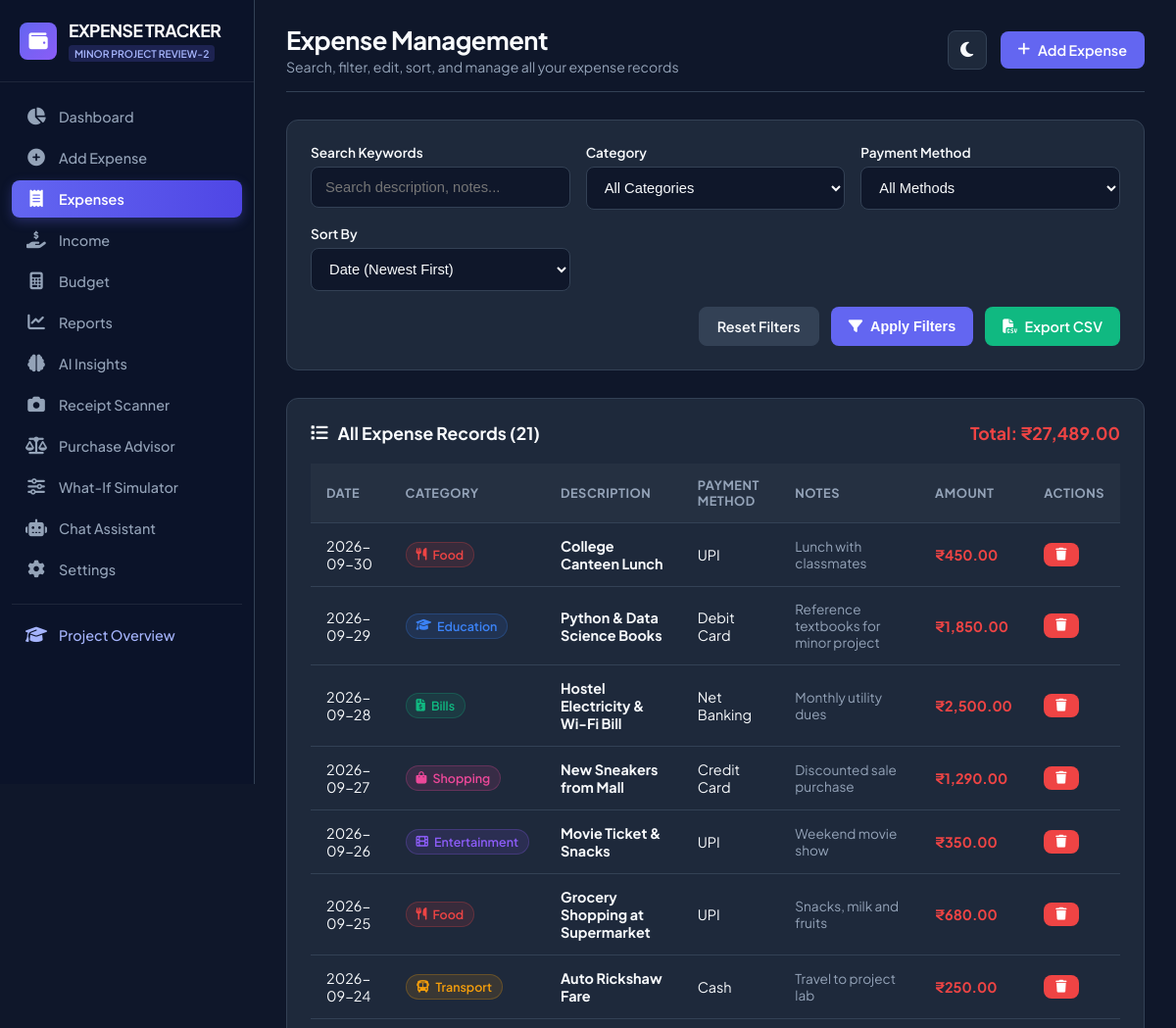
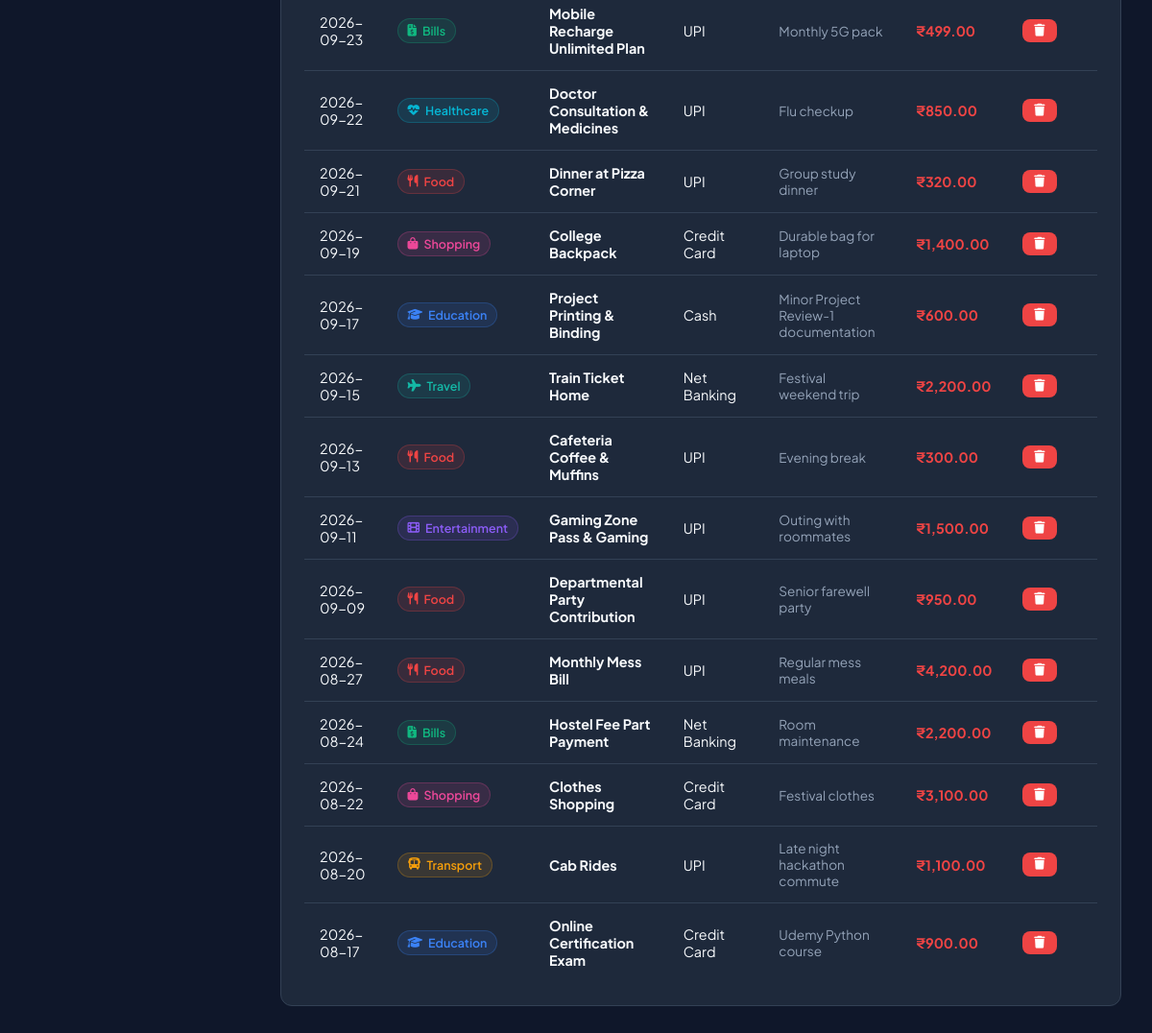
/expenses, run on the app's committed database (2 pictures, top to bottom).
### tables this page shows
CREATE TABLE user_settings (
    key TEXT PRIMARY KEY,
    value TEXT NOT NULL
);

CREATE TABLE expenses (
    id INTEGER PRIMARY KEY AUTOINCREMENT,
    amount REAL NOT NULL,
    category_id INTEGER NOT NULL,
    date TEXT NOT NULL,
    description TEXT NOT NULL,
    payment_method TEXT NOT NULL DEFAULT 'Cash',
    notes TEXT,
    receipt_id INTEGER,
    created_at TIMESTAMP DEFAULT CURRENT_TIMESTAMP,
    FOREIGN KEY (category_id) REFERENCES categories(id) ON DELETE RESTRICT,
    FOREIGN KEY (receipt_id) REFERENCES receipts(id) ON DELETE SET NULL
);

CREATE TABLE categories (
    id INTEGER PRIMARY KEY AUTOINCREMENT,
    name TEXT UNIQUE NOT NULL,
    icon TEXT NOT NULL DEFAULT 'fa-tags',
    color TEXT NOT NULL DEFAULT '#6366f1'
);

### routes/expenses.py (the view)
@expenses_bp.route('/expenses')
def list_expenses():
    category_id = request.args.get('category_id', type=int)
    payment_method = request.args.get('payment_method', '')
    start_date = request.args.get('start_date', '')
    end_date = request.args.get('end_date', '')
    search_query = request.args.get('search', '').strip()
    sort_by = request.args.get('sort_by', 'date_desc')
    conn = get_db_connection()
    cursor = conn.cursor()
    cursor.execute("SELECT * FROM categories ORDER BY name")
    categories = [dict(row) for row in cursor.fetchall()]
    query = """
        SELECT e.id, e.amount, e.date, e.description, e.payment_method, e.notes,
               c.id as category_id, c.name as category_name, c.icon, c.color
        FROM expenses e
        JOIN categories c ON e.category_id = c.id
        WHERE 1=1
    """
    params = []
    if category_id:
        query += " AND e.category_id = ?"
        params.append(category_id)
    if payment_method:
        query += " AND e.payment_method = ?"
        params.append(payment_method)
    if start_date:
        query += " AND e.date >= ?"
        params.append(start_date)
    if end_date:
        query += " AND e.date <= ?"
        params.append(end_date)
    if search_query:
        query += " AND (e.description LIKE ? OR e.notes LIKE ?)"
        params.extend([f"%{search_query}%", f"%{search_query}%"])
    if sort_by == 'date_asc':
        query += " ORDER BY e.date ASC, e.id ASC"
    elif sort_by == 'amount_desc':
        query += " ORDER BY e.amount DESC"
    elif sort_by == 'amount_asc':
        query += " ORDER BY e.amount ASC"
    else:
        query += " ORDER BY e.date DESC, e.id DESC"
    cursor.execute(query, params)
    expenses = [dict(row) for row in cursor.fetchall()]
    filtered_total = sum(e['amount'] for e in expenses)
    conn.close()
    return render_template(
        'expenses.html',
        expenses=expenses,
        categories=categories,
        filtered_total=filtered_total,
        selected_category=category_id,
        selected_payment=payment_method,
        start_date=start_date,
        end_date=end_date,
        search_query=search_query,
        sort_by=sort_by
    )

### database/database.py (called while the page is built)
def get_db_connection():
    conn = sqlite3.connect(Config.DATABASE_PATH)
    conn.row_factory = sqlite3.Row
    return conn

### templates/expenses.html (shortened to what this page needs)
{% extends "base.html" %}
{% block header_title %}Expense Management{% endblock %}
{% block header_subtitle %}Search, filter, edit, sort, and manage all your expense records{% endblock %}
{% block content %}
<div class="table-card">
    <form method="GET" action="{{ url_for('expenses.list_expenses') }}">
        <div class="form-grid">
            <div class="form-group" style="margin-bottom: 0;">
                <label class="form-label">Search Keywords</label>
                <input type="text" name="search" class="form-control" placeholder="Search description, notes..." value="{{ search_query }}">
            </div>
            <div class="form-group" style="margin-bottom: 0;">
                <label class="form-label">Category</label>
                <select name="category_id" class="form-control">
                    <option value="">All Categories</option>
                </select>
            </div>
            <div class="form-group" style="margin-bottom: 0;">
                <label class="form-label">Payment Method</label>
                <select name="payment_method" class="form-control">
                    <option value="">All Methods</option>
                </select>
            </div>
            <div class="form-group" style="margin-bottom: 0;">
                <label class="form-label">Sort By</label>
                <select name="sort_by" class="form-control">
                    <option value="date_desc" {% if sort_by == 'date_desc' %}selected{% endif %}>Date (Newest First)</option>
                </select>
            </div>
        </div>
        <div style="display: flex; gap: 12px; margin-top: 16px; justify-content: flex-end;">
            <a href="{{ url_for('expenses.list_expenses') }}" class="btn btn-secondary">Reset Filters</a>
            <button type="submit" class="btn btn-primary"><i class="fas fa-filter"></i> Apply Filters</button>
            <a href="{{ url_for('expenses.export_csv') }}" class="btn btn-success"><i class="fas fa-file-csv"></i> Export CSV</a>
        </div>
    </form>
</div>
<div class="table-card">
    <div class="card-header-flex">
        <div class="card-title"><i class="fas fa-list text-primary"></i> All Expense Records ({{ expenses|length }})</div>
        <div style="font-weight: 700; font-size: 1.1rem; color: var(--accent-danger);">
            Total: {{ currency_symbol }}{{ "{:,.2f}".format(filtered_total) }}
        </div>
    </div>
    <div class="custom-table-wrapper">
        <table class="custom-table">
            <thead>
                <tr>
                    <th>Date</th>
                    <th>Category</th>
                    <th>Description</th>
                    <th>Payment Method</th>
                    <th>Notes</th>
                    <th>Amount</th>
                    <th>Actions</th>
                </tr>
            </thead>
            <tbody>
                {% if expenses %}
                    {% for exp in expenses %}
                    <tr>
                        <td>{{ exp.date }}</td>
                        <td>
                            <span class="cat-badge" style="background: {{ exp.color }}20; color: {{ exp.color }}; border: 1px solid {{ exp.color }}40;">
                                <i class="fas {{ exp.icon }}"></i> {{ exp.category_name }}
                            </span>
                        </td>
                        <td><strong>{{ exp.description }}</strong></td>
                        <td>{{ exp.payment_method }}</td>
                        <td style="color: var(--text-muted); font-size: 0.85rem;">{{ exp.notes if exp.notes else '-' }}</td>
                        <td style="font-weight: 700; color: var(--accent-danger);">{{ currency_symbol }}{{ "{:,.2f}".format(exp.amount) }}</td>
                        <td>
                            <form method="POST" action="{{ url_for('expenses.delete_expense', expense_id=exp.id) }}" style="display: inline;" onsubmit="return confirm('Delete this expense entry?');">
                                <button type="submit" class="btn btn-danger btn-sm" title="Delete Expense"><i class="fas fa-trash"></i></button>
                            </form>
                        </td>
                    </tr>
                    {% endfor %}
                {% endif %}
            </tbody>
        </table>
    </div>
</div>
{% endblock %}

### templates/base.html (shortened to what this page needs)
<!DOCTYPE html>
<html lang="en">
<head>
    <link rel="stylesheet" href="https://cdnjs.cloudflare.com/ajax/libs/font-awesome/6.4.0/css/all.min.css">
    <link rel="stylesheet" href="{{ url_for('static', filename='css/style.css') }}">
</head>
<body class="{% if active_theme == 'light' %}light-theme{% endif %}">
    <div class="app-container">
        <aside class="sidebar">
            <div class="sidebar-header">
                <div class="sidebar-logo">
                    <i class="fas fa-wallet"></i>
                </div>
                <div>
                    <div class="brand-text">EXPENSE TRACKER</div>
                    <span class="brand-tag">MINOR PROJECT REVIEW-2</span>
                </div>
            </div>
            <ul class="nav-menu">
                <li class="nav-item">
                    <a href="{{ url_for('dashboard.dashboard_view') }}" class="nav-link {% if request.endpoint == 'dashboard.dashboard_view' %}active{% endif %}">
                        <i class="fas fa-chart-pie"></i>
                        <span>Dashboard</span>
                    </a>
                </li>
                <li class="nav-item">
                    <a href="{{ url_for('expenses.add_expense') }}" class="nav-link {% if request.endpoint == 'expenses.add_expense' %}active{% endif %}">
                        <i class="fas fa-plus-circle"></i>
                        <span>Add Expense</span>
                    </a>
                </li>
                <li class="nav-item">
                    <a href="{{ url_for('expenses.list_expenses') }}" class="nav-link {% if request.endpoint == 'expenses.list_expenses' %}active{% endif %}">
                        <i class="fas fa-receipt"></i>
                        <span>Expenses</span>
                    </a>
                </li>
                <li class="nav-item">
                    <a href="{{ url_for('income.manage_income') }}" class="nav-link {% if request.endpoint == 'income.manage_income' %}active{% endif %}">
                        <i class="fas fa-hand-holding-usd"></i>
                        <span>Income</span>
                    </a>
                </li>
                <li class="nav-item">
                    <a href="{{ url_for('budget.manage_budget') }}" class="nav-link {% if request.endpoint == 'budget.manage_budget' %}active{% endif %}">
                        <i class="fas fa-calculator"></i>
                        <span>Budget</span>
                    </a>
                </li>
                <li class="nav-item">
                    <a href="{{ url_for('reports.reports_view') }}" class="nav-link {% if request.endpoint == 'reports.reports_view' %}active{% endif %}">
                        <i class="fas fa-chart-line"></i>
                        <span>Reports</span>
                    </a>
                </li>
                <li class="nav-item">
                    <a href="{{ url_for('ai.ai_expenses_view') }}" class="nav-link {% if request.endpoint == 'ai.ai_expenses_view' %}active{% endif %}">
                        <i class="fas fa-brain"></i>
                        <span>AI Insights</span>
                    </a>
                </li>
                <li class="nav-item">
                    <a href="{{ url_for('ai.receipt_scanner_view') }}" class="nav-link {% if request.endpoint == 'ai.receipt_scanner_view' %}active{% endif %}">
                        <i class="fas fa-camera"></i>
                        <span>Receipt Scanner</span>
                    </a>
                </li>
                <li class="nav-item">
                    <a href="{{ url_for('ai.purchase_advisor_view') }}" class="nav-link {% if request.endpoint == 'ai.purchase_advisor_view' %}active{% endif %}">
                        <i class="fas fa-balance-scale"></i>
                        <span>Purchase Advisor</span>
                    </a>
                </li>
                <li class="nav-item">
                    <a href="{{ url_for('ai.simulator_view') }}" class="nav-link {% if request.endpoint == 'ai.simulator_view' %}active{% endif %}">
                        <i class="fas fa-sliders-h"></i>
                        <span>What-If Simulator</span>
                    </a>
                </li>
                <li class="nav-item">
                    <a href="{{ url_for('chat.chat_view') }}" class="nav-link {% if request.endpoint == 'chat.chat_view' %}active{% endif %}">
                        <i class="fas fa-robot"></i>
                        <span>Chat Assistant</span>
                    </a>
                </li>
                <li class="nav-item">
                    <a href="{{ url_for('settings.settings_view') }}" class="nav-link {% if request.endpoint == 'settings.settings_view' %}active{% endif %}">
                        <i class="fas fa-cog"></i>
                        <span>Settings</span>
                    </a>
                </li>
                <li class="nav-item" style="margin-top: 16px; border-top: 1px solid rgba(255,255,255,0.08); padding-top: 12px;">
                    <a href="{{ url_for('main.about_view') }}" class="nav-link {% if request.endpoint == 'main.about_view' %}active{% endif %}" style="color: #a5b4fc;">
                        <i class="fas fa-graduation-cap"></i>
                        <span>Project Overview</span>
                    </a>
                </li>
            </ul>
        </aside>
        <main class="main-content">
            <header class="top-header">
                <div class="page-title">
                    <h1>{% block header_title %}Dashboard Overview{% endblock %}</h1>
                    <p>{% block header_subtitle %}Personal Finance & Budget Control System{% endblock %}</p>
                </div>
                <div class="header-actions">
                    <button class="theme-toggle-btn" id="themeToggleBtn" title="Toggle Light/Dark Theme">
                        <i class="fas {% if active_theme == 'light' %}fa-sun{% else %}fa-moon{% endif %}"></i>
                    </button>
                    <a href="{{ url_for('expenses.add_expense') }}" class="btn btn-primary">
                        <i class="fas fa-plus"></i> Add Expense
                    </a>
                </div>
            </header>
            {% block content %}{% endblock %}
        </main>
    </div>
</body>
</html>

### data on the page
expenses: date "2026-09-30", category_name "Food", description "College Canteen Lunch", payment_method "UPI", notes "Lunch with classmates", currency_symbol "₹", amount "450.00"
expenses: date "2026-09-29", category_name "Education", description "Python & Data Science Books", payment_method "Debit Card", notes "Reference textbooks for minor project", currency_symbol "₹", amount "1,850.00"
expenses: date "2026-09-28", category_name "Bills", description "Hostel Electricity & Wi-Fi Bill", payment_method "Net Banking", notes "Monthly utility dues", currency_symbol "₹", amount "2,500.00"
expenses: date "2026-09-27", category_name "Shopping", description "New Sneakers from Mall", payment_method "Credit Card", notes "Discounted sale purchase", currency_symbol "₹", amount "1,290.00"
expenses: date "2026-09-26", category_name "Entertainment", description "Movie Ticket & Snacks", payment_method "UPI", notes "Weekend movie show", currency_symbol "₹", amount "350.00"
expenses: date "2026-09-25", category_name "Food", description "Grocery Shopping at Supermarket", payment_method "UPI", notes "Snacks, milk and fruits", currency_symbol "₹", amount "680.00"
expenses: date "2026-09-24", category_name "Transport", description "Auto Rickshaw Fare", payment_method "Cash", notes "Travel to project lab", currency_symbol "₹", amount "250.00"
expenses: date "2026-09-23", category_name "Bills", description "Mobile Recharge Unlimited Plan", payment_method "UPI", notes "Monthly 5G pack", currency_symbol "₹", amount "499.00"
expenses: date "2026-09-22", category_name "Healthcare", description "Doctor Consultation & Medicines", payment_method "UPI", notes "Flu checkup", currency_symbol "₹", amount "850.00"
expenses: date "2026-09-21", category_name "Food", description "Dinner at Pizza Corner", payment_method "UPI", notes "Group study dinner", currency_symbol "₹", amount "320.00"
expenses: date "2026-09-19", category_name "Shopping", description "College Backpack", payment_method "Credit Card", notes "Durable bag for laptop", currency_symbol "₹", amount "1,400.00"
expenses: date "2026-09-17", category_name "Education", description "Project Printing & Binding", payment_method "Cash", notes "Minor Project Review-1 documentation", currency_symbol "₹", amount "600.00"
expenses: date "2026-09-15", category_name "Travel", description "Train Ticket Home", payment_method "Net Banking", notes "Festival weekend trip", currency_symbol "₹", amount "2,200.00"
expenses: date "2026-09-13", category_name "Food", description "Cafeteria Coffee & Muffins", payment_method "UPI", notes "Evening break", currency_symbol "₹", amount "300.00"
expenses: date "2026-09-11", category_name "Entertainment", description "Gaming Zone Pass & Gaming", payment_method "UPI", notes "Outing with roommates", currency_symbol "₹", amount "1,500.00"
expenses: date "2026-09-09", category_name "Food", description "Departmental Party Contribution", payment_method "UPI", notes "Senior farewell party", currency_symbol "₹", amount "950.00"
expenses: date "2026-08-27", category_name "Food", description "Monthly Mess Bill", payment_method "UPI", notes "Regular mess meals", currency_symbol "₹", amount "4,200.00"
expenses: date "2026-08-24", category_name "Bills", description "Hostel Fee Part Payment", payment_method "Net Banking", notes "Room maintenance", currency_symbol "₹", amount "2,200.00"
expenses: date "2026-08-22", category_name "Shopping", description "Clothes Shopping", payment_method "Credit Card", notes "Festival clothes", currency_symbol "₹", amount "3,100.00"
expenses: date "2026-08-20", category_name "Transport", description "Cab Rides", payment_method "UPI", notes "Late night hackathon commute", currency_symbol "₹", amount "1,100.00"
expenses: date "2026-08-17", category_name "Education", description "Online Certification Exam", payment_method "Credit Card", notes "Udemy Python course", currency_symbol "₹", amount "900.00"

### other printed values
{{ expenses|length }} "21"
{{ currency_symbol }} "₹"
{{ "{:,.2f}".format(filtered_total) }} "27,489.00"
